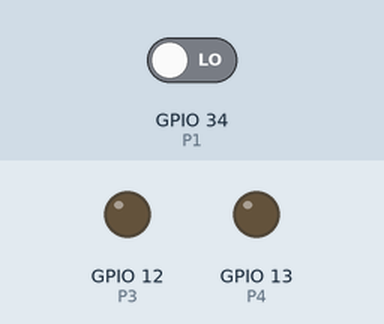
Bench run of a sketch on a simulated ESP32. On the bench: output pins drawn as LEDs (lit = HIGH). Inputs (shaded band) come from the test bench; at power-on: GPIO 34 (P1) LOW.

Above: at 1.2 s.
1.3 s: GPIO 34 (P1) driven HIGH
At 2.4 s:
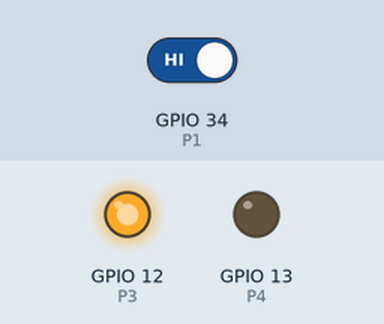
2.8 s: GPIO 34 (P1) driven LOW
At 3.5 s:
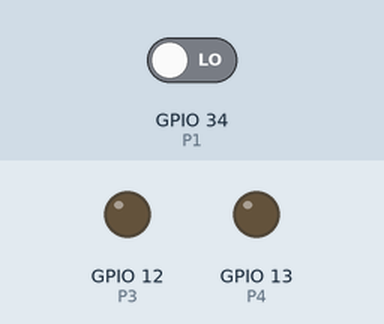
Timing chart, 0 to 5.8 s (numbered marks = the images above; inputs shaded):
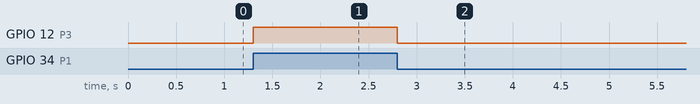

The sketch:

braile_vibration.ino
```cpp
#define STBY_PIN   14   // 드라이버 활성화를 위한 Standby 핀
#define AIN1_PIN   23  // 모터 채널 A의 IN1
#define AIN2_PIN   22   // 모터 채널 A의 IN2
#define BIN1_PIN   1
#define BIN2_PIN   3
#define CIN1_PIN   21
#define CIN2_PIN   19
#define DIN1_PIN   18
#define DIN2_PIN   5
#define EIN1_PIN   17
#define EIN2_PIN   16
#define FIN1_PIN   4 //불들어옴
#define FIN2_PIN   2
#define GIN1_PIN   32
#define GIN2_PIN   33
#define HIN1_PIN   25
#define HIN2_PIN   26
#define PWMA_PIN   27  // 모터 채널 A의 PWM (속도 제어용)
#define P1   34
#define P2   35
#define P3   12
#define P4   13

void setup() {
  // 드라이버 제어에 사용되는 핀들을 출력 모드로 설정
  pinMode(P1, INPUT);
  pinMode(P3, OUTPUT);
  pinMode(P4, OUTPUT);
  digitalWrite(STBY_PIN, LOW);
  digitalWrite(P3, LOW);
  digitalWrite(P4, LOW);

}

void loop() {
  // === 모터 정방향 (앞으로) 회전 ===
  if (digitalRead(P1) == HIGH) {
    digitalWrite(P3, HIGH);
    } else {
    digitalWrite(P3, LOW);    // 비활성 → 소비 최소, 발열 ↓
  }
  delay(100);
  // (선택 사항) 모터 정지 상태: 모터를 잠시 정지시키고 싶다면 아래와 같이 처리할 수 있음.

}
```

Measured:
- after the input at 1.3 s, GPIO 12 (P3): LOW → HIGH at once
- after the input at 2.8 s, GPIO 12 (P3): HIGH → LOW at once
